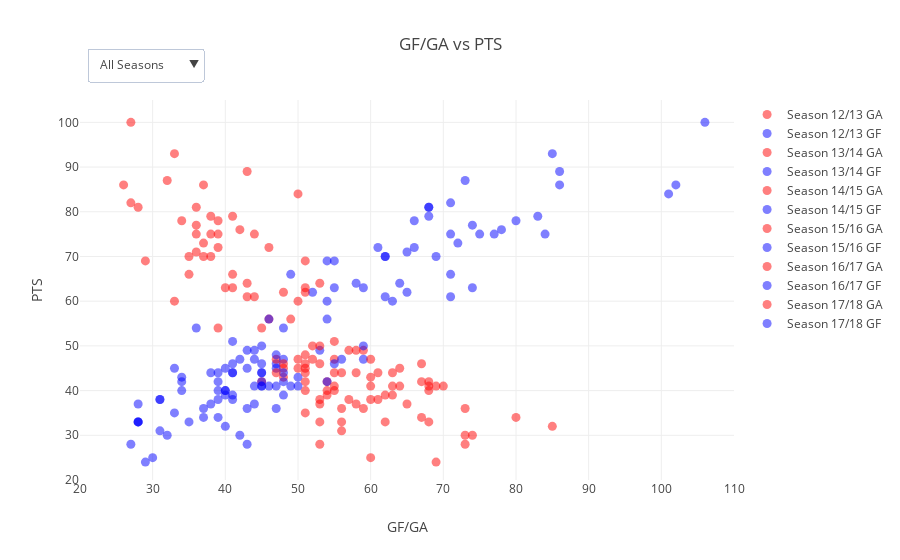

Source (notebook cell):
### Code cell
seasons = ['13', '14', '15', '16', '17', '18']
data = []
for season in seasons:
    season_data = dict(
            x = df.loc[df['Season'] == int(season),'GA'],
            y = df.loc[df['Season'] == int(season), 'PTS'],
            name = str('Season ' + str(int(season) - 1) + '/' + season + ' GA'),
            mode = 'markers',
            marker = dict(
                    size = 9,
                    color = 'red',
                    opacity = 0.5),
            text = df.loc[df['Season'] == int(season), 'Team'] + '<br>' +
                'Rank: ' + df.loc[df['Season'] == int(season), 'Rank'].apply(str) + '<br>'
                'GA: ' + df.loc[df['Season'] == int(season), 'GA'].apply(str),
            type = 'scatter',
            hoverinfo = 'text'
        )
    season_data2 = dict(
            x = df.loc[df['Season'] == int(season),'GF'],
            y = df.loc[df['Season'] == int(season), 'PTS'],
            name = str('Season ' + str(int(season) - 1) + '/' + season + ' GF'),
            mode = 'markers',
            marker = dict(
                size = 9,
                color = 'blue',
                opacity = 0.5),
            text = df.loc[df['Season'] == int(season), 'Team'] + '<br>' +
                'Rank: ' + df.loc[df['Season'] == int(season), 'Rank'].apply(str) + '<br>'
                'GF: ' + df.loc[df['Season'] == int(season), 'GF'].apply(str),
            type = 'scatter',
            hoverinfo = 'text'
        )
    data.append(season_data)
    data.append(season_data2)
    
layout = go.Layout(
    title = 'GF/GA vs PTS',
    yaxis = dict(
        title = 'PTS',
        range = [20, 105]
    ),
    xaxis = dict(
        title = 'GF/GA',
        range = [20, 110]
    ),
    hovermode = 'closest',

)

updatemenus = list([
    dict(
         buttons = list([
            dict(label = 'All Seasons',
                 method = 'update',
                 args = [{'visible': [1]}]),
            dict(label = 'Season 12/13',
                 method = 'update',
                 args = [{'visible': [True, True, False, False, False, False, False, False, False, False, False, False]}]),
            dict(label = 'Season 13/14',
                 method = 'update',
                 args = [{'visible': [False, False, True, True, False, False, False, False, False, False, False, False]}]),
             dict(label = 'Season 14/15',
                 method = 'update',
                 args = [{'visible': [False, False, False, False, True, True, False, False, False, False, False, False]}]),
             dict(label = 'Season 15/16',
                 method = 'update',
                 args = [{'visible': [False, False, False, False, False, False, True, True, False, False, False, False]}]),
             dict(label = 'Season 16/17',
                 method = 'update',
                 args = [{'visible': [False, False, False, False, False, False, False, False, True, True, False, False]}]),
             dict(label = 'Season 17/18',
                 method = 'update',
                 args = [{'visible': [False, False, False, False, False, False, False, False, False, False, True, True]}]),
            
        ]),
        # direction where the drop-down expands when opened
        direction = 'down',
        # positional arguments
        x = 0.01,
        xanchor = 'left',
        y = 1.05,
        yanchor = 'bottom',
       
    )
])

# assign the list of dictionaries to the layout dictionary
layout['updatemenus'] = updatemenus

fig = go.Figure(data=data, layout=layout)
iplot(fig)

### Figure 1 — Plotly figure (JSON) as saved in the notebook; plotly's stock layout.template omitted (floating-point values rounded to 4 significant figures)
{"data": [{"hoverinfo": "text", "marker": {"color": "red", "opacity": 0.5, "size": 9}, "mode": "markers", "name": "Season 12/13 GA", "text": ["QP Rangers<br>Rank: 20<br>GA: 60", "Reading<br>Rank: 19<br>GA: 73", "Wigan Athletic<br>Rank: 18<br>GA: 73", "Sunderland<br>Rank: 17<br>GA: 54", "Newcastle Utd<br>Rank: 16<br>GA: 68", "Aston Villa<br>Rank: 15<br>GA: 69", "Southampton<br>Rank: 14<br>GA: 60", "Stoke City<br>Rank: 13<br>GA: 45", "Fulham<br>Rank: 12<br>GA: 60", "Norwich City<br>Rank: 11<br>GA: 58", "West Ham Utd<br>Rank: 10<br>GA: 53", "Swansea City<br>Rank: 9<br>GA: 51", "West Bromwich<br>Rank: 8<br>GA: 57", "Liverpool<br>Rank: 7<br>GA: 43", "Everton<br>Rank: 6<br>GA: 40", "Tottenham<br>Rank: 5<br>GA: 46", "Arsenal<br>Rank: 4<br>GA: 37", "Chelsea<br>Rank: 3<br>GA: 39", "Manchester City<br>Rank: 2<br>GA: 34", "Manchester Utd<br>Rank: 1<br>GA: 43"], "type": "scatter", "uid": "e17d4ab0-d289-11e8-a75e-acde48001122", "x": [60, 73, 73, 54, 68, 69, 60, 45, 60, 58, 53, 51, 57, 43, 40, 46, 37, 39, 34, 43], "y": [25, 28, 36, 39, 41, 41, 41, 42, 43, 44, 46, 46, 49, 61, 63, 72, 73, 75, 78, 89]}, {"hoverinfo": "text", "marker": {"color": "blue", "opacity": 0.5, "size": 9}, "mode": "markers", "name": "Season 12/13 GF", "text": ["QP Rangers<br>Rank: 20<br>GF: 30", "Reading<br>Rank: 19<br>GF: 43", "Wigan Athletic<br>Rank: 18<br>GF: 47", "Sunderland<br>Rank: 17<br>GF: 41", "Newcastle Utd<br>Rank: 16<br>GF: 45", "Aston Villa<br>Rank: 15<br>GF: 47", "Southampton<br>Rank: 14<br>GF: 49", "Stoke City<br>Rank: 13<br>GF: 34", "Fulham<br>Rank: 12<br>GF: 50", "Norwich City<br>Rank: 11<br>GF: 41", "West Ham Utd<br>Rank: 10<br>GF: 45", "Swansea City<br>Rank: 9<br>GF: 47", "West Bromwich<br>Rank: 8<br>GF: 53", "Liverpool<br>Rank: 7<br>GF: 71", "Everton<br>Rank: 6<br>GF: 55", "Tottenham<br>Rank: 5<br>GF: 66", "Arsenal<br>Rank: 4<br>GF: 72", "Chelsea<br>Rank: 3<br>GF: 75", "Manchester City<br>Rank: 2<br>GF: 66", "Manchester Utd<br>Rank: 1<br>GF: 86"], "type": "scatter", "uid": "e17f0e2c-d289-11e8-9894-acde48001122", "x": [30, 43, 47, 41, 45, 47, 49, 34, 50, 41, 45, 47, 53, 71, 55, 66, 72, 75, 66, 86], "y": [25, 28, 36, 39, 41, 41, 41, 42, 43, 44, 46, 46, 49, 61, 63, 72, 73, 75, 78, 89]}, {"hoverinfo": "text", "marker": {"color": "red", "opacity": 0.5, "size": 9}, "mode": "markers", "name": "Season 13/14 GA", "text": ["Cardiff City<br>Rank: 20<br>GA: 74", "Fulham<br>Rank: 19<br>GA: 85", "Norwich City<br>Rank: 18<br>GA: 62", "West Bromwich<br>Rank: 17<br>GA: 59", "Hull City<br>Rank: 16<br>GA: 53", "Aston Villa<br>Rank: 15<br>GA: 61", "Sunderland<br>Rank: 14<br>GA: 60", "West Ham Utd<br>Rank: 13<br>GA: 51", "Swansea City<br>Rank: 12<br>GA: 54", "Crystal Palace<br>Rank: 11<br>GA: 48", "Newcastle Utd<br>Rank: 10<br>GA: 59", "Stoke City<br>Rank: 9<br>GA: 52", "Southampton<br>Rank: 8<br>GA: 46", "Manchester Utd<br>Rank: 7<br>GA: 43", "Tottenham<br>Rank: 6<br>GA: 51", "Everton<br>Rank: 5<br>GA: 39", "Arsenal<br>Rank: 4<br>GA: 41", "Chelsea<br>Rank: 3<br>GA: 27", "Liverpool<br>Rank: 2<br>GA: 50", "Manchester City<br>Rank: 1<br>GA: 37"], "type": "scatter", "uid": "e17f1070-d289-11e8-8048-acde48001122", "x": [74, 85, 62, 59, 53, 61, 60, 51, 54, 48, 59, 52, 46, 43, 51, 39, 41, 27, 50, 37], "y": [30, 32, 33, 36, 37, 38, 38, 40, 42, 45, 49, 50, 56, 64, 69, 72, 79, 82, 84, 86]}, {"hoverinfo": "text", "marker": {"color": "blue", "opacity": 0.5, "size": 9}, "mode": "markers", "name": "Season 13/14 GF", "text": ["Cardiff City<br>Rank: 20<br>GF: 32", "Fulham<br>Rank: 19<br>GF: 40", "Norwich City<br>Rank: 18<br>GF: 28", "West Bromwich<br>Rank: 17<br>GF: 43", "Hull City<br>Rank: 16<br>GF: 38", "Aston Villa<br>Rank: 15<br>GF: 39", "Sunderland<br>Rank: 14<br>GF: 41", "West Ham Utd<br>Rank: 13<br>GF: 40", "Swansea City<br>Rank: 12<br>GF: 54", "Crystal Palace<br>Rank: 11<br>GF: 33", "Newcastle Utd<br>Rank: 10<br>GF: 43", "Stoke City<br>Rank: 9<br>GF: 45", "Southampton<br>Rank: 8<br>GF: 54", "Manchester Utd<br>Rank: 7<br>GF: 64", "Tottenham<br>Rank: 6<br>GF: 55", "Everton<br>Rank: 5<br>GF: 61", "Arsenal<br>Rank: 4<br>GF: 68", "Chelsea<br>Rank: 3<br>GF: 71", "Liverpool<br>Rank: 2<br>GF: 101", "Manchester City<br>Rank: 1<br>GF: 102"], "type": "scatter", "uid": "e17f1192-d289-11e8-b032-acde48001122", "x": [32, 40, 28, 43, 38, 39, 41, 40, 54, 33, 43, 45, 54, 64, 55, 61, 68, 71, 101, 102], "y": [30, 32, 33, 36, 37, 38, 38, 40, 42, 45, 49, 50, 56, 64, 69, 72, 79, 82, 84, 86]}, {"hoverinfo": "text", "marker": {"color": "red", "opacity": 0.5, "size": 9}, "mode": "markers", "name": "Season 14/15 GA", "text": ["QP Rangers<br>Rank: 20<br>GA: 73", "Burnley<br>Rank: 19<br>GA: 53", "Hull City<br>Rank: 18<br>GA: 51", "Aston Villa<br>Rank: 17<br>GA: 57", "Sunderland<br>Rank: 16<br>GA: 53", "Newcastle Utd<br>Rank: 15<br>GA: 63", "Leicester City<br>Rank: 14<br>GA: 55", "West Bromwich<br>Rank: 13<br>GA: 51", "West Ham Utd<br>Rank: 12<br>GA: 47", "Everton<br>Rank: 11<br>GA: 50", "Crystal Palace<br>Rank: 10<br>GA: 51", "Stoke City<br>Rank: 9<br>GA: 45", "Swansea City<br>Rank: 8<br>GA: 49", "Southampton<br>Rank: 7<br>GA: 33", "Liverpool<br>Rank: 6<br>GA: 48", "Tottenham<br>Rank: 5<br>GA: 53", "Manchester Utd<br>Rank: 4<br>GA: 37", "Arsenal<br>Rank: 3<br>GA: 36", "Manchester City<br>Rank: 2<br>GA: 38", "Chelsea<br>Rank: 1<br>GA: 32"], "type": "scatter", "uid": "e17f12c8-d289-11e8-b79a-acde48001122", "x": [73, 53, 51, 57, 53, 63, 55, 51, 47, 50, 51, 45, 49, 33, 48, 53, 37, 36, 38, 32], "y": [30, 33, 35, 38, 38, 39, 41, 44, 47, 47, 48, 54, 56, 60, 62, 64, 70, 75, 79, 87]}, {"hoverinfo": "text", "marker": {"color": "blue", "opacity": 0.5, "size": 9}, "mode": "markers", "name": "Season 14/15 GF", "text": ["QP Rangers<br>Rank: 20<br>GF: 42", "Burnley<br>Rank: 19<br>GF: 28", "Hull City<br>Rank: 18<br>GF: 33", "Aston Villa<br>Rank: 17<br>GF: 31", "Sunderland<br>Rank: 16<br>GF: 31", "Newcastle Utd<br>Rank: 15<br>GF: 40", "Leicester City<br>Rank: 14<br>GF: 46", "West Bromwich<br>Rank: 13<br>GF: 38", "West Ham Utd<br>Rank: 12<br>GF: 44", "Everton<br>Rank: 11<br>GF: 48", "Crystal Palace<br>Rank: 10<br>GF: 47", "Stoke City<br>Rank: 9<br>GF: 48", "Swansea City<br>Rank: 8<br>GF: 46", "Southampton<br>Rank: 7<br>GF: 54", "Liverpool<br>Rank: 6<br>GF: 52", "Tottenham<br>Rank: 5<br>GF: 58", "Manchester Utd<br>Rank: 4<br>GF: 62", "Arsenal<br>Rank: 3<br>GF: 71", "Manchester City<br>Rank: 2<br>GF: 83", "Chelsea<br>Rank: 1<br>GF: 73"], "type": "scatter", "uid": "e17f13e2-d289-11e8-85cc-acde48001122", "x": [42, 28, 33, 31, 31, 40, 46, 38, 44, 48, 47, 48, 46, 54, 52, 58, 62, 71, 83, 73], "y": [30, 33, 35, 38, 38, 39, 41, 44, 47, 47, 48, 54, 56, 60, 62, 64, 70, 75, 79, 87]}, {"hoverinfo": "text", "marker": {"color": "red", "opacity": 0.5, "size": 9}, "mode": "markers", "name": "Season 15/16 GA", "text": ["Aston Villa<br>Rank: 20<br>GA: 76", "Norwich City<br>Rank: 19<br>GA: 67", "Newcastle Utd<br>Rank: 18<br>GA: 65", "Sunderland<br>Rank: 17<br>GA: 62", "Bournemouth<br>Rank: 16<br>GA: 67", "Crystal Palace<br>Rank: 15<br>GA: 51", "West Bromwich<br>Rank: 14<br>GA: 48", "Watford<br>Rank: 13<br>GA: 50", "Swansea City<br>Rank: 12<br>GA: 52", "Everton<br>Rank: 11<br>GA: 55", "Chelsea<br>Rank: 10<br>GA: 53", "Stoke City<br>Rank: 9<br>GA: 55", "Liverpool<br>Rank: 8<br>GA: 50", "West Ham Utd<br>Rank: 7<br>GA: 51", "Southampton<br>Rank: 6<br>GA: 41", "Manchester Utd<br>Rank: 5<br>GA: 35", "Manchester City<br>Rank: 4<br>GA: 41", "Tottenham<br>Rank: 3<br>GA: 35", "Arsenal<br>Rank: 2<br>GA: 36", "Leicester City<br>Rank: 1<br>GA: 36"], "type": "scatter", "uid": "e17f1518-d289-11e8-ad3e-acde48001122", "x": [76, 67, 65, 62, 67, 51, 48, 50, 52, 55, 53, 55, 50, 51, 41, 35, 41, 35, 36, 36], "y": [17, 34, 37, 39, 42, 42, 43, 45, 47, 47, 50, 51, 60, 62, 63, 66, 66, 70, 71, 81]}, {"hoverinfo": "text", "marker": {"color": "blue", "opacity": 0.5, "size": 9}, "mode": "markers", "name": "Season 15/16 GF", "text": ["Aston Villa<br>Rank: 20<br>GF: 27", "Norwich City<br>Rank: 19<br>GF: 39", "Newcastle Utd<br>Rank: 18<br>GF: 44", "Sunderland<br>Rank: 17<br>GF: 48", "Bournemouth<br>Rank: 16<br>GF: 45", "Crystal Palace<br>Rank: 15<br>GF: 39", "West Bromwich<br>Rank: 14<br>GF: 34", "Watford<br>Rank: 13<br>GF: 40", "Swansea City<br>Rank: 12<br>GF: 42", "Everton<br>Rank: 11<br>GF: 59", "Chelsea<br>Rank: 10<br>GF: 59", "Stoke City<br>Rank: 9<br>GF: 41", "Liverpool<br>Rank: 8<br>GF: 63", "West Ham Utd<br>Rank: 7<br>GF: 65", "Southampton<br>Rank: 6<br>GF: 59", "Manchester Utd<br>Rank: 5<br>GF: 49", "Manchester City<br>Rank: 4<br>GF: 71", "Tottenham<br>Rank: 3<br>GF: 69", "Arsenal<br>Rank: 2<br>GF: 65", "Leicester City<br>Rank: 1<br>GF: 68"], "type": "scatter", "uid": "e17f162e-d289-11e8-ad5a-acde48001122", "x": [27, 39, 44, 48, 45, 39, 34, 40, 42, 59, 59, 41, 63, 65, 59, 49, 71, 69, 65, 68], "y": [17, 34, 37, 39, 42, 42, 43, 45, 47, 47, 50, 51, 60, 62, 63, 66, 66, 70, 71, 81]}, {"hoverinfo": "text", "marker": {"color": "red", "opacity": 0.5, "size": 9}, "mode": "markers", "name": "Season 16/17 GA", "text": ["Sunderland<br>Rank: 20<br>GA: 69", "Middlesbrough<br>Rank: 19<br>GA: 53", "Hull City<br>Rank: 18<br>GA: 80", "Watford<br>Rank: 17<br>GA: 68", "Burnley<br>Rank: 16<br>GA: 55", "Swansea City<br>Rank: 15<br>GA: 70", "Crystal Palace<br>Rank: 14<br>GA: 63", "Leicester City<br>Rank: 13<br>GA: 63", "Stoke City<br>Rank: 12<br>GA: 56", "West Ham Utd<br>Rank: 11<br>GA: 64", "West Bromwich<br>Rank: 10<br>GA: 51", "Bournemouth<br>Rank: 9<br>GA: 67", "Southampton<br>Rank: 8<br>GA: 48", "Everton<br>Rank: 7<br>GA: 44", "Manchester Utd<br>Rank: 6<br>GA: 29", "Arsenal<br>Rank: 5<br>GA: 44", "Liverpool<br>Rank: 4<br>GA: 42", "Manchester City<br>Rank: 3<br>GA: 39", "Tottenham<br>Rank: 2<br>GA: 26", "Chelsea<br>Rank: 1<br>GA: 33"], "type": "scatter", "uid": "e17f1750-d289-11e8-a2a2-acde48001122", "x": [69, 53, 80, 68, 55, 70, 63, 63, 56, 64, 51, 67, 48, 44, 29, 44, 42, 39, 26, 33], "y": [24, 28, 34, 40, 40, 41, 41, 44, 44, 45, 45, 46, 46, 61, 69, 75, 76, 78, 86, 93]}, {"hoverinfo": "text", "marker": {"color": "blue", "opacity": 0.5, "size": 9}, "mode": "markers", "name": "Season 16/17 GF", "text": ["Sunderland<br>Rank: 20<br>GF: 29", "Middlesbrough<br>Rank: 19<br>GF: 27", "Hull City<br>Rank: 18<br>GF: 37", "Watford<br>Rank: 17<br>GF: 40", "Burnley<br>Rank: 16<br>GF: 39", "Swansea City<br>Rank: 15<br>GF: 45", "Crystal Palace<br>Rank: 14<br>GF: 50", "Leicester City<br>Rank: 13<br>GF: 48", "Stoke City<br>Rank: 12<br>GF: 41", "West Ham Utd<br>Rank: 11<br>GF: 47", "West Bromwich<br>Rank: 10<br>GF: 43", "Bournemouth<br>Rank: 9<br>GF: 55", "Southampton<br>Rank: 8<br>GF: 41", "Everton<br>Rank: 7<br>GF: 62", "Manchester Utd<br>Rank: 6<br>GF: 54", "Arsenal<br>Rank: 5<br>GF: 77", "Liverpool<br>Rank: 4<br>GF: 78", "Manchester City<br>Rank: 3<br>GF: 80", "Tottenham<br>Rank: 2<br>GF: 86", "Chelsea<br>Rank: 1<br>GF: 85"], "type": "scatter", "uid": "e17f185e-d289-11e8-98e8-acde48001122", "x": [29, 27, 37, 40, 39, 45, 50, 48, 41, 47, 43, 55, 41, 62, 54, 77, 78, 80, 86, 85], "y": [24, 28, 34, 40, 40, 41, 41, 44, 44, 45, 45, 46, 46, 61, 69, 75, 76, 78, 86, 93]}, {"hoverinfo": "text", "marker": {"color": "red", "opacity": 0.5, "size": 9}, "mode": "markers", "name": "Season 17/18 GA", "text": ["West Bromwich<br>Rank: 20<br>GA: 56", "Stoke City<br>Rank: 19<br>GA: 68", "Swansea City<br>Rank: 18<br>GA: 56", "Southampton<br>Rank: 17<br>GA: 56", "Huddersfield<br>Rank: 16<br>GA: 58", "Brighton & Hove<br>Rank: 15<br>GA: 54", "Watford<br>Rank: 14<br>GA: 64", "West Ham Utd<br>Rank: 13<br>GA: 68", "Bournemouth<br>Rank: 12<br>GA: 61", "Crystal Palace<br>Rank: 11<br>GA: 55", "Newcastle Utd<br>Rank: 10<br>GA: 47", "Leicester City<br>Rank: 9<br>GA: 60", "Everton<br>Rank: 8<br>GA: 58", "Burnley<br>Rank: 7<br>GA: 39", "Arsenal<br>Rank: 6<br>GA: 51", "Chelsea<br>Rank: 5<br>GA: 38", "Liverpool<br>Rank: 4<br>GA: 38", "Tottenham<br>Rank: 3<br>GA: 36", "Manchester Utd<br>Rank: 2<br>GA: 28", "Manchester City<br>Rank: 1<br>GA: 27"], "type": "scatter", "uid": "e17f196c-d289-11e8-b9ea-acde48001122", "x": [56, 68, 56, 56, 58, 54, 64, 68, 61, 55, 47, 60, 58, 39, 51, 38, 38, 36, 28, 27], "y": [31, 33, 33, 36, 37, 40, 41, 42, 44, 44, 44, 47, 49, 54, 63, 70, 75, 77, 81, 100]}, {"hoverinfo": "text", "marker": {"color": "blue", "opacity": 0.5, "size": 9}, "mode": "markers", "name": "Season 17/18 GF", "text": ["West Bromwich<br>Rank: 20<br>GF: 31", "Stoke City<br>Rank: 19<br>GF: 35", "Swansea City<br>Rank: 18<br>GF: 28", "Southampton<br>Rank: 17<br>GF: 37", "Huddersfield<br>Rank: 16<br>GF: 28", "Brighton & Hove<br>Rank: 15<br>GF: 34", "Watford<br>Rank: 14<br>GF: 44", "West Ham Utd<br>Rank: 13<br>GF: 48", "Bournemouth<br>Rank: 12<br>GF: 45", "Crystal Palace<br>Rank: 11<br>GF: 45", "Newcastle Utd<br>Rank: 10<br>GF: 39", "Leicester City<br>Rank: 9<br>GF: 56", "Everton<br>Rank: 8<br>GF: 44", "Burnley<br>Rank: 7<br>GF: 36", "Arsenal<br>Rank: 6<br>GF: 74", "Chelsea<br>Rank: 5<br>GF: 62", "Liverpool<br>Rank: 4<br>GF: 84", "Tottenham<br>Rank: 3<br>GF: 74", "Manchester Utd<br>Rank: 2<br>GF: 68", "Manchester City<br>Rank: 1<br>GF: 106"], "type": "scatter", "uid": "e17f1a66-d289-11e8-ad2d-acde48001122", "x": [31, 35, 28, 37, 28, 34, 44, 48, 45, 45, 39, 56, 44, 36, 74, 62, 84, 74, 68, 106], "y": [31, 33, 33, 36, 37, 40, 41, 42, 44, 44, 44, 47, 49, 54, 63, 70, 75, 77, 81, 100]}], "layout": {"hovermode": "closest", "title": "GF/GA vs PTS", "updatemenus": [{"buttons": [{"args": [{"visible": [1]}], "label": "All Seasons", "method": "update"}, {"args": [{"visible": [true, true, false, false, false, false, false, false, false, false, false, false]}], "label": "Season 12/13", "method": "update"}, {"args": [{"visible": [false, false, true, true, false, false, false, false, false, false, false, false]}], "label": "Season 13/14", "method": "update"}, {"args": [{"visible": [false, false, false, false, true, true, false, false, false, false, false, false]}], "label": "Season 14/15", "method": "update"}, {"args": [{"visible": [false, false, false, false, false, false, true, true, false, false, false, false]}], "label": "Season 15/16", "method": "update"}, {"args": [{"visible": [false, false, false, false, false, false, false, false, true, true, false, false]}], "label": "Season 16/17", "method": "update"}, {"args": [{"visible": [false, false, false, false, false, false, false, false, false, false, true, true]}], "label": "Season 17/18", "method": "update"}], "direction": "down", "x": 0.01, "xanchor": "left", "y": 1.05, "yanchor": "bottom"}], "xaxis": {"range": [20, 110], "title": "GF/GA"}, "yaxis": {"range": [20, 105], "title": "PTS"}}}
